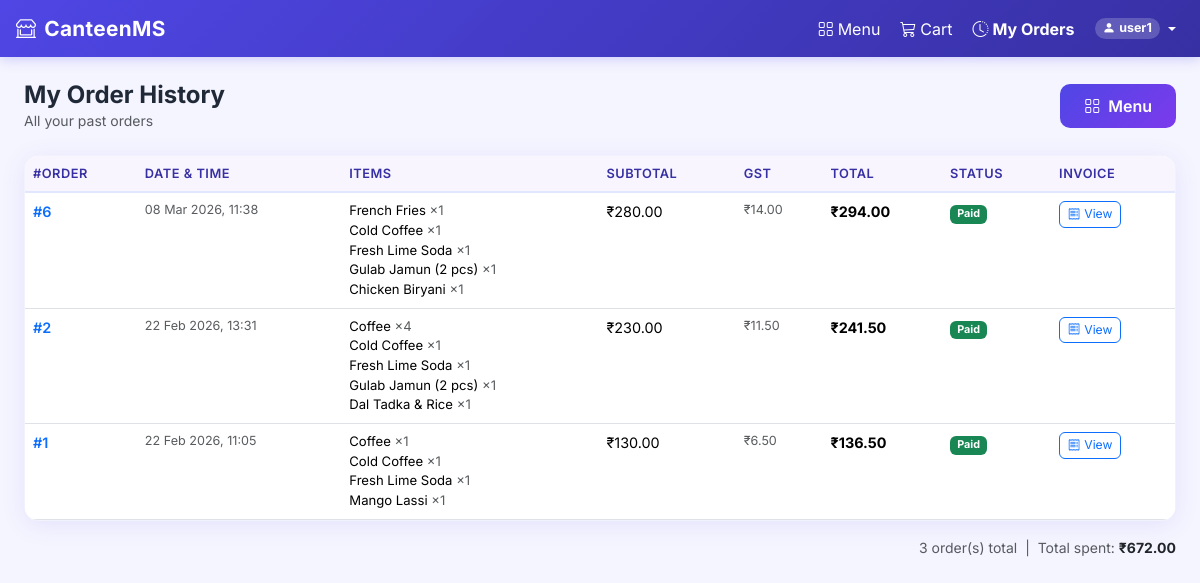
Page /order/history (signed in) on the committed database.
### models/user.py (models this page shows, shortened)
class User(UserMixin, db.Model):
    __tablename__ = "users"
    id = db.Column(db.Integer, primary_key=True)
    username = db.Column(db.String(80), unique=True, nullable=False)
    email = db.Column(db.String(120), unique=True, nullable=True)
    password_hash = db.Column(db.String(256), nullable=False)
    role = db.Column(db.String(20), nullable=False, default="user")  # 'admin' or 'user'
    orders = db.relationship("Order", back_populates="user", lazy="dynamic")
    @property
    def is_admin(self) -> bool:
        return self.role == "admin"

### models/order.py (models this page shows, shortened)
class Order(db.Model):
    __tablename__ = "orders"
    id = db.Column(db.Integer, primary_key=True)
    user_id = db.Column(db.Integer, db.ForeignKey("users.id"), nullable=False)
    subtotal = db.Column(db.Float, nullable=False, default=0.0)
    gst_amount = db.Column(db.Float, nullable=False, default=0.0)
    total_amount = db.Column(db.Float, nullable=False, default=0.0)
    order_date = db.Column(db.DateTime, nullable=False, default=datetime.utcnow)
    payment_method = db.Column(db.String(20), nullable=True) # 'Cash', 'UPI', 'Card'
    payment_status = db.Column(db.String(20), nullable=False, default="pending")  # 'pending' | 'paid' | 'failed'
    user = db.relationship("User", back_populates="orders")
    items = db.relationship("OrderItem", back_populates="order", cascade="all, delete-orphan")

class OrderItem(db.Model):
    __tablename__ = "order_items"
    id = db.Column(db.Integer, primary_key=True)
    order_id = db.Column(db.Integer, db.ForeignKey("orders.id"), nullable=False)
    menu_id = db.Column(db.Integer, db.ForeignKey("menu_items.id"), nullable=True)
    quantity = db.Column(db.Integer, nullable=False, default=1)
    item_price = db.Column(db.Float, nullable=False)
    item_name = db.Column(db.String(120), nullable=False, default="")
    order = db.relationship("Order", back_populates="items")
    menu_item = db.relationship("MenuItem", back_populates="order_items")

### routes/user.py (the view)
@user_bp.route("/order/history")
@login_required
def order_history():
    if current_user.is_admin:
        return redirect(url_for("admin.orders"))
    orders = (
        Order.query
        .filter_by(user_id=current_user.id)
        .order_by(Order.order_date.desc())
        .all()
    )
    return render_template("user/order_history.html", orders=orders)

### app.py (called while the page is built)
def create_app(config_class=Config):
    app = Flask(__name__)
    app.config.from_object(config_class)
    db.init_app(app)
    csrf = CSRFProtect(app)
    login_manager = LoginManager(app)
    login_manager.login_view      = "auth.login"
    login_manager.login_message   = "Please log in to access this page."
    login_manager.login_message_category = "warning"
    @login_manager.user_loader
    def load_user(user_id: str):
        return db.session.get(User, int(user_id))
    register_blueprints(app)
    @app.errorhandler(403)
    def forbidden(e):
        return render_template("errors/403.html"), 403
    @app.errorhandler(404)
    def not_found(e):
        return render_template("errors/404.html"), 404
    @app.errorhandler(500)
    def server_error(e):
        return render_template("errors/500.html"), 500
    with app.app_context():
        db.create_all()
    return app

### routes/user.py (called while the page is built)
def get_cart() -> dict:
    return session.get("cart", {})

def cart_item_count() -> int:
    return sum(get_cart().values())

@user_bp.app_context_processor
def inject_cart_count():
    if current_user.is_authenticated and not current_user.is_admin:
        return {"cart_item_count": cart_item_count()}
    return {"cart_item_count": 0}

### templates/user/order_history.html (shortened to what this page needs)
{% extends "base.html" %}
{% block content %}
<div class="container-fluid py-4 px-3 px-md-4">
    <div class="d-flex align-items-center justify-content-between mb-4">
        <div>
            <h1 class="h4 fw-bold mb-0">My Order History</h1>
            <p class="text-muted small mb-0">All your past orders</p>
        </div>
        <a href="{{ url_for('user.menu') }}" class="btn btn-primary-custom">
            <i class="bi bi-grid me-2"></i>Menu
        </a>
    </div>
    {% if orders %}
    <div class="content-card">
        <div class="table-responsive">
            <table class="table custom-table mb-0">
                <thead>
                    <tr>
                        <th>#Order</th>
                        <th>Date & Time</th>
                        <th>Items</th>
                        <th>Subtotal</th>
                        <th>GST</th>
                        <th>Total</th>
                        <th>Status</th>
                        <th>Invoice</th>
                    </tr>
                </thead>
                <tbody>
                    {% for order in orders %}
                    <tr>
                        <td class="fw-semibold text-primary">#{{ order.id }}</td>
                        <td class="text-muted small">{{ order.order_date.strftime("%d %b %Y, %H:%M") }}</td>
                        <td>
                            <ul class="list-unstyled mb-0" style="font-size:0.82rem">
                                {% for oi in order.items %}
                                <li>{{ oi.item_name }} <span class="text-muted">×{{ oi.quantity }}</span></li>
                                {% endfor %}
                            </ul>
                        </td>
                        <td>₹{{ '%.2f'|format(order.subtotal) }}</td>
                        <td class="text-muted small">₹{{ '%.2f'|format(order.gst_amount) }}</td>
                        <td class="fw-bold">₹{{ '%.2f'|format(order.total_amount) }}</td>
                        <td>
                            <span
                                class="badge {{ 'bg-success' if order.payment_status == 'paid' else 'bg-warning text-dark' }}">
                                {{ order.payment_status | capitalize }}
                            </span>
                        </td>
                        <td>
                            <a href="{{ url_for('user.invoice', order_id=order.id) }}"
                                class="btn btn-xs btn-outline-primary" target="_blank" title="View Invoice">
                                <i class="bi bi-receipt me-1"></i>View
                            </a>
                        </td>
                    </tr>
                    {% endfor %}
                </tbody>
            </table>
        </div>
    </div>
    <div class="mt-3 text-end text-muted small">
        {{ orders|length }} order(s) total &nbsp;|&nbsp;
        Total spent: <strong class="text-dark">
            ₹{{ '%.2f'|format(orders | map(attribute='total_amount') | sum) }}
        </strong>
    </div>
    {% endif %}
</div>
{% endblock %}

### templates/base.html (shortened to what this page needs)
<!DOCTYPE html>
<html lang="en">
<head>
    <link href="https://cdn.jsdelivr.net/npm/bootstrap@5.3.2/dist/css/bootstrap.min.css" rel="stylesheet">
    <link href="https://cdn.jsdelivr.net/npm/bootstrap-icons@1.11.3/font/bootstrap-icons.min.css" rel="stylesheet">
    <link href="{{ url_for('static', filename='css/style.css') }}" rel="stylesheet">
</head>
<body>
    <nav class="navbar navbar-main navbar-expand-lg sticky-top" id="mainNavbar">
        <div class="container-fluid px-3">
            <a class="navbar-brand d-flex align-items-center gap-2"
                href="{{ url_for('admin.dashboard') if current_user.is_authenticated and current_user.is_admin else (url_for('user.menu') if current_user.is_authenticated else url_for('auth.login')) }}">
                <i class="bi bi-shop-window fs-5"></i> CanteenMS
            </a>
            <div class="collapse navbar-collapse" id="mainNav">
                <ul class="navbar-nav ms-auto align-items-lg-center gap-1">
                    {% if current_user.is_authenticated %}
                    {% if current_user.is_admin %}
                    <li class="nav-item">
                        <a class="nav-link {% if request.endpoint == 'admin.dashboard' %}fw-bold{% endif %}"
                            href="{{ url_for('admin.dashboard') }}">
                            <i class="bi bi-speedometer2 me-1"></i>Dashboard
                        </a>
                    </li>
                    <li class="nav-item">
                        <a class="nav-link {% if request.endpoint == 'admin.items' %}fw-bold{% endif %}"
                            href="{{ url_for('admin.items') }}">
                            <i class="bi bi-grid me-1"></i>Menu Items
                        </a>
                    </li>
                    <li class="nav-item">
                        <a class="nav-link {% if request.endpoint == 'admin.orders' %}fw-bold{% endif %}"
                            href="{{ url_for('admin.orders') }}">
                            <i class="bi bi-receipt me-1"></i>Orders
                        </a>
                    </li>
                    <li class="nav-item">
                        <a class="nav-link {% if request.endpoint == 'admin.report' %}fw-bold{% endif %}"
                            href="{{ url_for('admin.report') }}">
                            <i class="bi bi-bar-chart-line me-1"></i>Reports
                        </a>
                    </li>
                    {% else %}
                    <li class="nav-item">
                        <a class="nav-link {% if request.endpoint == 'user.menu' %}fw-bold{% endif %}"
                            href="{{ url_for('user.menu') }}">
                            <i class="bi bi-grid me-1"></i>Menu
                        </a>
                    </li>
                    <li class="nav-item">
                        <a class="nav-link {% if request.endpoint == 'user.view_cart' %}fw-bold{% endif %}"
                            href="{{ url_for('user.view_cart') }}">
                            <i class="bi bi-cart3 me-1"></i>Cart
                        </a>
                    </li>
                    <li class="nav-item">
                        <a class="nav-link {% if request.endpoint == 'user.order_history' %}fw-bold{% endif %}"
                            href="{{ url_for('user.order_history') }}">
                            <i class="bi bi-clock-history me-1"></i>My Orders
                        </a>
                    </li>
                    {% endif %}
                    <li class="nav-item dropdown">
                        <a class="nav-link dropdown-toggle d-flex align-items-center gap-1" href="#"
                            data-bs-toggle="dropdown">
                            <span class="badge rounded-pill" style="background:rgba(255,255,255,0.2);font-size:0.78rem">
                                <i class="bi bi-person-fill me-1"></i>{{ current_user.username }}
                            </span>
                        </a>
                    </li>
                    {% endif %}
                </ul>
            </div>
        </div>
    </nav>
    {% block content %}{% endblock %}
</body>
</html>

### static/css/style.css (style rules this page uses)
:root { --primary: #4f46e5; --primary-dark: #3730a3; --primary-light: #e0e7ff; --success: #10b981; --danger: #ef4444; --warning: #f59e0b; --info: #06b6d4; --dark: #111827; --sidebar-bg: #1e1b4b; --sidebar-text: #c7d2fe; --card-shadow: 0 4px 24px rgba(79,70,229,0.10); --radius: 14px; --transition: 0.22s cubic-bezier(.4,0,.2,1); }
*, *::before, *::after { box-sizing: border-box; }
body { font-family: 'Inter', sans-serif; background: #f5f5ff; color: #1f2937; min-height: 100vh; }
a { text-decoration: none; }
.navbar-brand { font-weight: 700; font-size: 1.3rem; letter-spacing: 0.3px; }
.navbar-main { background: linear-gradient(135deg, var(--primary) 0%, var(--primary-dark) 100%); box-shadow: 0 2px 12px rgba(79,70,229,0.25); }
.navbar-main .nav-link, .navbar-main .navbar-brand { color: #fff !important; }
.content-card { background: #fff; border-radius: var(--radius); box-shadow: var(--card-shadow); border: 1px solid rgba(79,70,229,0.07); overflow: hidden; }
.custom-table { font-size: 0.9rem; }
.custom-table thead th { background: #f8f5ff; color: var(--primary-dark); font-weight: 600; font-size: 0.8rem; text-transform: uppercase; letter-spacing: 0.5px; border-bottom: 2px solid var(--primary-light); white-space: nowrap; }
.custom-table tbody tr { transition: background var(--transition); }
.btn-primary-custom { background: linear-gradient(135deg, var(--primary) 0%, #7c3aed 100%); border: none; color: #fff; font-weight: 600; padding: 0.65rem 1.5rem; border-radius: 10px; transition: opacity var(--transition), transform var(--transition); }
.btn-xs { padding: 0.2rem 0.5rem; font-size: 0.76rem; border-radius: 6px; }

### rows in the picture
User: username "user1"
Order: id "6", order_date "08 Mar 2026, 11:38", subtotal "280.00", gst_amount "14.00", total_amount "294.00", payment_status "Paid"
OrderItem: item_name "French Fries", quantity "1"
OrderItem: item_name "Cold Coffee", quantity "1"
OrderItem: item_name "Fresh Lime Soda", quantity "1"
OrderItem: item_name "Gulab Jamun (2 pcs)", quantity "1"
OrderItem: item_name "Chicken Biryani", quantity "1"
Order: id "2", order_date "22 Feb 2026, 13:31", subtotal "230.00", gst_amount "11.50", total_amount "241.50", payment_status "Paid"
OrderItem: item_name "Coffee", quantity "4"
OrderItem: item_name "Cold Coffee", quantity "1"
OrderItem: item_name "Fresh Lime Soda", quantity "1"
OrderItem: item_name "Gulab Jamun (2 pcs)", quantity "1"
OrderItem: item_name "Dal Tadka & Rice", quantity "1"
Order: id "1", order_date "22 Feb 2026, 11:05", subtotal "130.00", gst_amount "6.50", total_amount "136.50", payment_status "Paid"
OrderItem: item_name "Coffee", quantity "1"
OrderItem: item_name "Cold Coffee", quantity "1"
OrderItem: item_name "Fresh Lime Soda", quantity "1"
OrderItem: item_name "Mango Lassi", quantity "1"

### other values in the picture
{{ orders|length }} "3"
{{ '%.2f'|format(orders | map(attribute='total_amount') | sum) }} "672.00"
